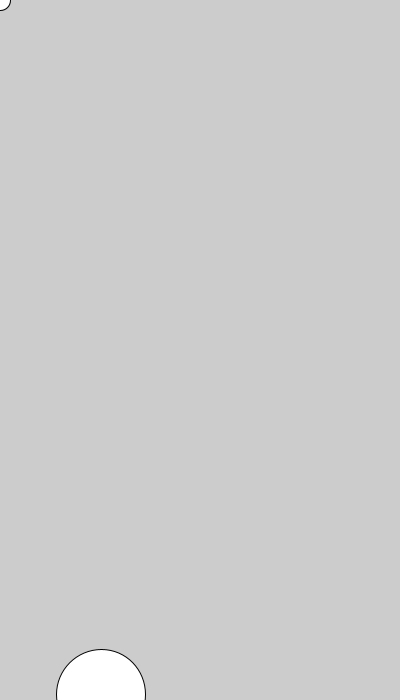
Frame 1 (no input)
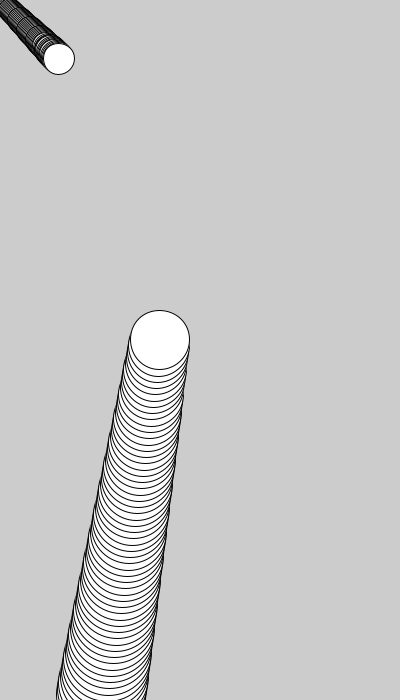
Frame 60 (the mouse pressed at the canvas centre just before this capture)
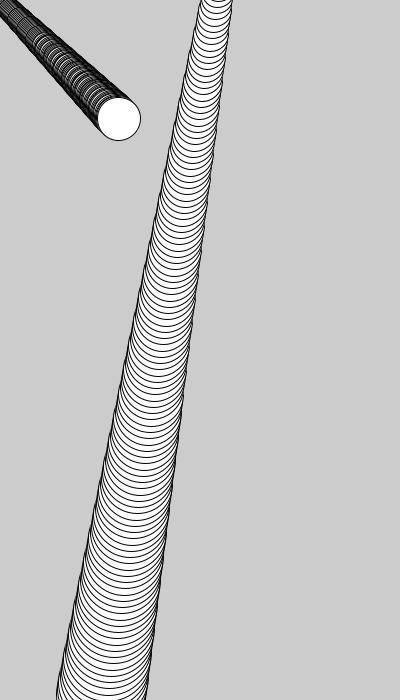
Frame 120 (the mouse held since frame 60 and released just before this capture)

The Processing sketch that drew these frames (run headless with seeded random() and noise(); from frame 60 on, the mouse is pressed at the canvas centre):

// Processing sketch: Assignment_4
// ── Assignment_4.pde

/*
* Assignment 1 
* By Aaron Ma
* created oct 10
* last modified oct 15
*/
void setup(){ 
 size(400,700); //set size
 x1 = 0; //init all variables
 x2 = 0;
 size1 = 20;
 size2 = 90;
 x2 = 100;
 y2 = 700;
}
float size1,size2,x1,x2,y1,y2;//cords and size for circles
boolean done = false; //check if sketch is done
void draw(){
   if(!done){
     ellipse(x1,y1,size1,size1); //draw ellipse 1 
     x1++; //increment x1
     y1++; //increment y1
     size1+=0.2; //increment the size of circle 1
     size2+=0.2; //increment the size of circle 2
     done  = y1 >= 500; //set done to wheather y1 is greater than 500
   
     x2 += 1; //increment x2
     y2 -=6; //increment y2
     size2  -= 0.7; //decrement size2
   ellipse(x2,y2,size2,size2); //draw circle2
 }
}
